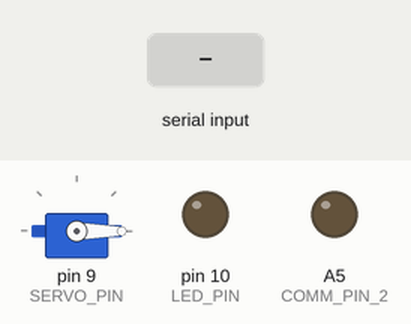
This sketch was run on a simulated Arduino Uno, built with avr-gcc and run on an emulated ATmega328P. On the bench: servo, output pins drawn as LEDs (lit = HIGH). The inputs (shaded band) are chosen by the test bench.

Above: at 4.2 s.
4.3 s: "$sample" received over the second serial link
At 6.4 s:
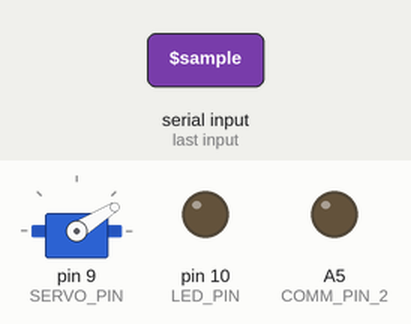
6.8 s: "$sample" received over the second serial link
At 8.3 s:
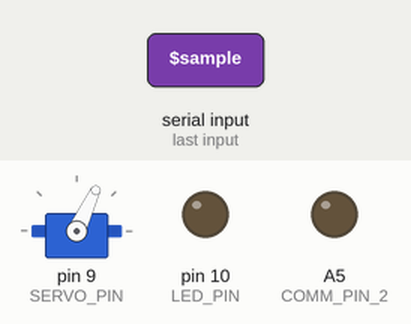
9.3 s: "$reset" received over the second serial link
At 11.4 s:
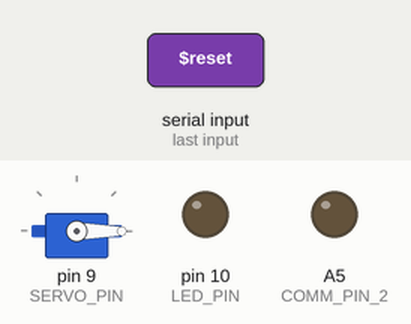
Timing chart, 0 to 12.9 s (numbered marks = the images above; inputs shaded):
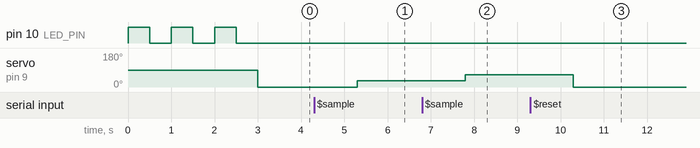

Measured:
- after the input at 4.3 s, servo on pin 9 (SERVO_PIN): 0° → 32° after 1.0 s
- after the input at 6.8 s, servo on pin 9 (SERVO_PIN): 32° → 65° after 1.0 s
- after the input at 9.3 s, servo on pin 9 (SERVO_PIN): 65° → 0° after 1.0 s

The sketch:

water_sampler_ecosub.ino
```cpp
// Water Sampler Software
// University of Southampton - GDP32
// Year 2023
// Author Jordan Williams
// Supervisor Adrian Nightingale

// Includes
#include <Wire.h>
#include <Servo.h>
#include <SoftwareSerial.h>

// Select communication protocol to use to control the sampler
// Choices: terminal, rs232, i2c, pwm
#define COMM_PROTO "rs232"

// Sampler Design
#define SAMPLES 6
#define ROTATION_DISTANCE 32.5
#define BAUD_RATE 9600

// Global constants
// Do not edit these
const String VERSION = "v2.2";

const int LED_PIN = 10;
const int SERVO_PIN = 9;
const int COMM_PIN_1 = A4;
const int COMM_PIN_2 = A5;
const int I2C_ADDRESS = 0x09;

// Global variables
// Do not edit these
int collectedSamples = 0;

float servoPosition = 0;

Servo samplerServo;

SoftwareSerial samplerSerial(COMM_PIN_1, COMM_PIN_2);

void setup (){
  int i;
  // Power Up LED
  pinMode(LED_PIN, OUTPUT);
  for (i = 0; i < 3; i++){
    digitalWrite(LED_PIN, HIGH);  // turn the LED on (HIGH is the voltage level)
    delay(500);                      // wait for a second
    digitalWrite(LED_PIN, LOW);   // turn the LED off by making the voltage LOW
    delay(500);
  }
  // Servo Setup
  samplerServo.attach(SERVO_PIN);
  resetSampler();

  if (COMM_PROTO == "terminal"){
    // Open serial communications and wait for port to open:
    Serial.begin(BAUD_RATE);
    while (!Serial) {
      ; // wait for serial port to connect. Needed for Native USB only
    }
    Serial.print("Water Sampler, Software Version ");
    Serial.println(VERSION);
    Serial.println("Options:");
    Serial.println("\t$sample - Takes Sample");
    Serial.println("\t$reset  - Reset Sampler");
    Serial.println(">>> ");
  }

  if (COMM_PROTO == "rs232"){
    // Define pin modes for TX and RX
    pinMode(COMM_PIN_1, INPUT);
    pinMode(COMM_PIN_2, OUTPUT);

    // Set the baud rate for the SoftwareSerial object
    samplerSerial.begin(BAUD_RATE);
  }

  if (COMM_PROTO == "i2c"){
    Wire.begin(I2C_ADDRESS);
    // i2c event handlers
    Wire.onRequest(collectSample);   // register an event handler for data requests
  }

  if (COMM_PROTO == "pwm"){
    // NEED TO IMPLEMENT SOFTWARE PWM
  }
}

void loop (){
  if (COMM_PROTO == "terminal"){
    while (Serial.available() == 0) {}     //wait for data available
    String recievedCommand = Serial.readString();  //read until timeout
    recievedCommand.trim();                        // remove any \r \n whitespace at the end of the String
    if (recievedCommand == "$sample") {
      collectSample();
      Serial.println("$ok"); // Currently sends okay regardless of if sample is collected or not
      Serial.print("Sample Collected: ");
      Serial.print(collectedSamples);
      Serial.print("/");
      Serial.println(SAMPLES);
    }
    if (recievedCommand == "$reset") {
      // Reset all values and put servo to zero position
      resetSampler();
      Serial.println("$ok");
      Serial.println("Sampler Reset");
    }
  }

  if (COMM_PROTO == "rs232"){
    while (samplerSerial.available() == 0) {}     //wait for data available
    String recievedCommand = samplerSerial.readString();  //read until timeout
    recievedCommand.trim();                        // remove any \r \n whitespace at the end of the String
    if (recievedCommand == "$sample") {
      collectSample();
      samplerSerial.println("$ok"); // Currently sends okay regardless of if sample is collected or not
    }
    if (recievedCommand == "$reset") {
      // Reset all values and put servo to zero position
      resetSampler();
      samplerSerial.println("$ok");
    }
    if (recievedCommand == "$state") {
      // Heartbeat command
      samplerSerial.println("$ok");
    }
  }

  if (COMM_PROTO == "pwm"){
    // NEED TO IMPLEMENT SOFTWARE PWM
  }
}

void collectSample(){
  if (collectedSamples < SAMPLES){
    servoPosition += ROTATION_DISTANCE; // Add rotation distance to ammount servo moved
    samplerServo.write(servoPosition); // Move Servo
    collectedSamples++; // Increase Count
  }
  if (COMM_PROTO == "i2c"){
    Wire.write("$ok");
  }
  if (collectedSamples == 6){
    delay(1000);
    resetSampler();
  }
}

void resetSampler(){
  servoPosition = 0.0;
  samplerServo.write(servoPosition);
  collectedSamples = 0;
}
```
